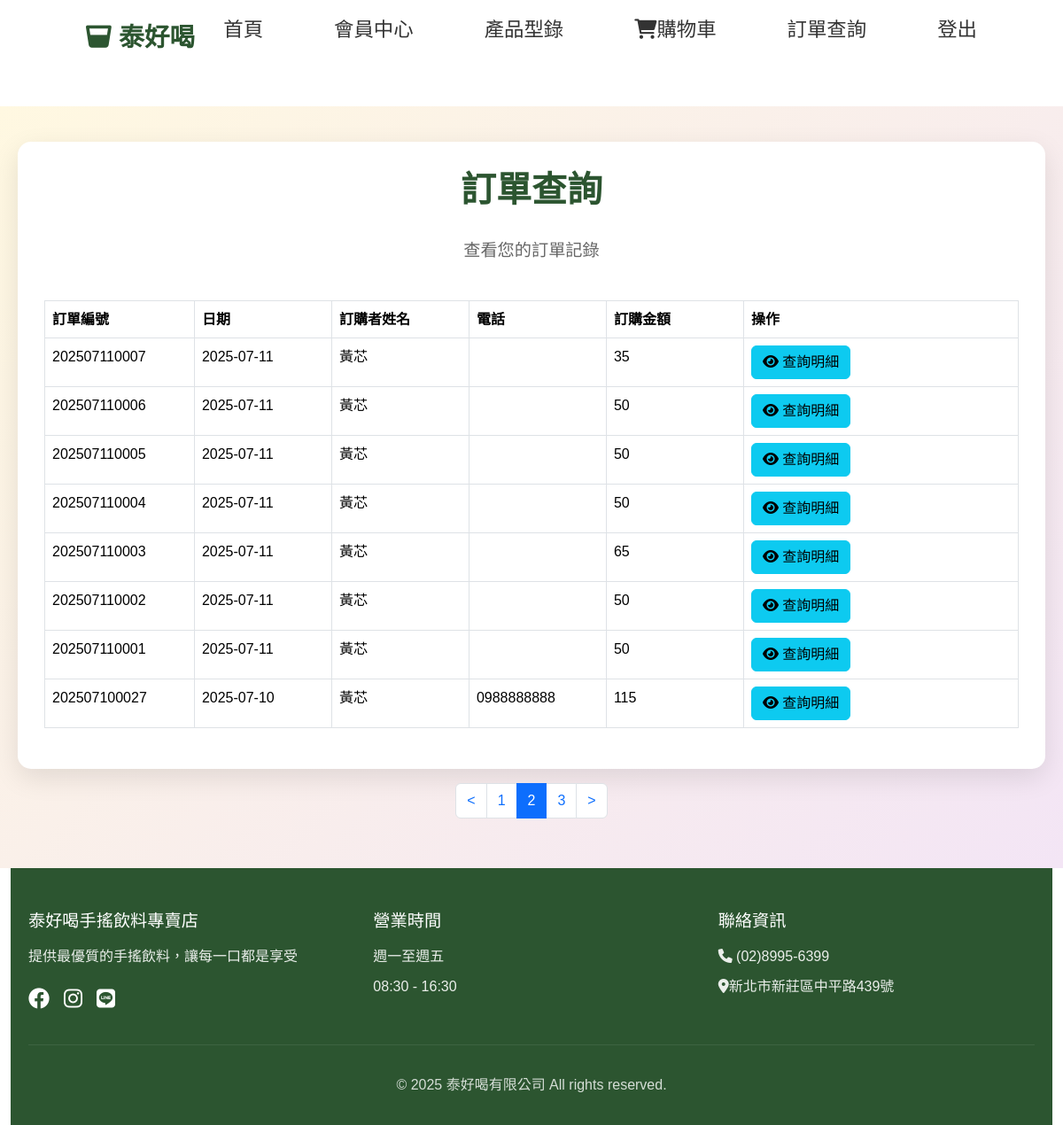
/query_order.php?p=2 (signed in), run on the app's committed database.
### tables this page shows
CREATE TABLE `order1` (
  `id` int(10) UNSIGNED NOT NULL,
  `date1` date NOT NULL,
  `or_no` varchar(20) NOT NULL,
  `acc` text NOT NULL,
  `name` text NOT NULL,
  `amt` int(11) NOT NULL DEFAULT 0,
  `tel` varchar(20) NOT NULL,
  `created_time` timestamp NOT NULL DEFAULT current_timestamp(),
  `updated_time` timestamp NOT NULL DEFAULT current_timestamp() ON UPDATE current_timestamp()
);

### api/db.php (called while the page is built, shortened)
<?php
class DB{
  private $dsn="mysql:host=localhost;dbname=tieat;charset=utf8";
  private $pdo;
  private $table;
  function __construct($table)
  {
    $this->table=$table;
    $this->pdo=new PDO($this->dsn,'root','');
  }
  function arraytosql($array){
     $tmp=[];
     foreach ($array as $key => $value) {
       $tmp[]="`$key`='$value'";
     }
     return $tmp;
  }
  function all(...$arg){
   $sql="select * from $this->table ";
   if(isset($arg[0])){
     if(is_array($arg[0])){
        $tmp=$this->arraytosql($arg[0]);
        $sql.=" where ".join(" and ",$tmp);
     }else{
        $sql.=$arg[0];
     }
   }
   if(isset($arg[1])){
        $sql.=$arg[1];
   }
   return $this->pdo->query($sql)->fetchAll(PDO::FETCH_ASSOC);
  }
}
?>

### query_order.php (the view, shortened to what this page needs)
<?php
 include_once "./api/db.php";
 ?>
<!DOCTYPE html>
<html lang="zh-TW">
<head>
    <?php include "title_link.php" ?>
</head>
<body>
    <?php include 'header.php';?>
    <section class="order-section">
        <div class="order-container">
            <h2 class="order-title">訂單查詢</h2>
            <p class="order-subtitle">查看您的訂單記錄</p>
            <?php
            if(isset($_SESSION['mem'])):
                $acc = $_SESSION['mem'];
                $table = 'order1';
             ?>
                <table class="table table-bordered table-hover table-fixed">
                <thead>
                    <tr>
                        <th style="width: 10%;">訂單編號</th>
                        <th style="width: 10%;">日期</th>
                        <th style="width: 10%;">訂購者姓名</th>
                        <th style="width: 10%;">電話</th>
                        <th style="width: 10%;">訂購金額</th>
                        <th style="width: 20%;">操作</th>
                    </tr>
                </thead>
                <tbody>
                    <?php
                    $all = count(${ucfirst($table)}->all(['acc'=>$acc]));
                    $div = 8;
                    $pages = ceil($all / $div);
                    $now = $_GET['p'] ?? 1;
                    $start = ($now - 1) * $div;
                    $rows = ${ucfirst($table)}->all(['acc'=>$acc]," order by or_no desc limit $start,$div");
                    foreach ($rows as $row):
                    ?>
                        <tr>
                            <td><?= $row['or_no']; ?></td>
                            <td><?= $row['date1']; ?></td>
                            <td><?= $row['name']; ?></td>
                            <td><?= $row['tel']; ?></td>
                            <td><?= $row['amt']; ?></td>
                            <td>
                                <button class="btn btn-info view-details" data-or-no="<?= $row['or_no']; ?>">
                                    <i class="fa-solid fa-eye"></i> 查詢明細
                                </button>
                            </td>
                        </tr>
                    <?php
                      endforeach;
                    endif;
                    ?>
                </tbody>
            </table>
        </div>
            <div class="fixed-footer">
                <div class="container mt-3">
                    <ul class="pagination justify-content-center">
                        <?php if ($now - 1 > 0): ?>
                            <li class="page-item"><a class="page-link" href="?p=<?= $now - 1; ?>"><</a></li>
                        <?php endif; ?>
                        <?php for ($i = 1; $i <= $pages; $i++): ?>
                            <li class="page-item <?= ($now == $i) ? 'active' : ''; ?>">
                                <a class="page-link" href="?p=<?= $i; ?>"><?= $i; ?></a>
                            </li>
                        <?php endfor; ?>
                        <?php if ($now + 1 <= $pages): ?>
                            <li class="page-item"><a class="page-link" href="?p=<?= $now + 1; ?>">></a></li>
                        <?php endif; ?>
                    </ul>
                </div>
            </div>
    </section>
    <?php include 'footer.php'; ?>
</body>
</html>

### style.css (style rules this page uses)
* { margin: 0; padding: 0; box-sizing: border-box; }
body { font-family: 'Noto Sans TC', sans-serif; line-height: 1.6; color: #333; overflow-x: hidden; }
.container { max-width: 1200px; margin: 0 auto; padding: 0 20px; }

### query_order.php (style rules this page uses)
.order-section { margin-top: 120px; padding: 40px 20px; min-height: calc(100vh - 120px); background: linear-gradient(135deg, #fff8e1 0%, #f3e5f5 100%); }
.order-container { max-width: 1200px; margin: 0 auto; background: white; padding: 30px; border-radius: 15px; box-shadow: 0 10px 30px rgba(0, 0, 0, 0.1); }
.order-title { text-align: center; color: #2c5530; margin-bottom: 30px; font-size: 2.5rem; font-weight: 700; }
.order-subtitle { text-align: center; color: #666; margin-bottom: 40px; font-size: 1.2rem; }

### data on the page
order1: or_no "202507110007", date1 "2025-07-11", name "黃芯", amt "35"
order1: or_no "202507110006", date1 "2025-07-11", name "黃芯", amt "50"
order1: or_no "202507110005", date1 "2025-07-11", name "黃芯", amt "50"
order1: or_no "202507110004", date1 "2025-07-11", name "黃芯", amt "50"
order1: or_no "202507110003", date1 "2025-07-11", name "黃芯", amt "65"
order1: or_no "202507110002", date1 "2025-07-11", name "黃芯", amt "50"
order1: or_no "202507110001", date1 "2025-07-11", name "黃芯", amt "50"
order1: or_no "202507100027", date1 "2025-07-10", name "黃芯", tel "0988888888", amt "115"
